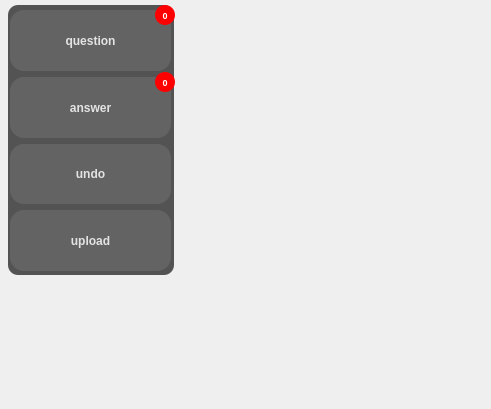
<?xml version="1.0" encoding="UTF-8"?>
<ui version="4.0">
 <class>Form</class>
 <widget class="QWidget" name="Form">
  <property name="geometry">
   <rect>
    <x>0</x>
    <y>0</y>
    <width>491</width>
    <height>409</height>
   </rect>
  </property>
  <property name="font">
   <font>
    <pointsize>3</pointsize>
   </font>
  </property>
  <property name="windowTitle">
   <string>Form</string>
  </property>
  <widget class="QLabel" name="label">
   <property name="geometry">
    <rect>
     <x>8</x>
     <y>5</y>
     <width>166</width>
     <height>270</height>
    </rect>
   </property>
   <property name="styleSheet">
    <string notr="true">background-color:rgb(83, 83, 83);
border-radius: 10%;
</string>
   </property>
   <property name="text">
    <string/>
   </property>
  </widget>
  <widget class="QWidget" name="verticalLayoutWidget">
   <property name="geometry">
    <rect>
     <x>10</x>
     <y>10</y>
     <width>161</width>
     <height>261</height>
    </rect>
   </property>
   <layout class="QVBoxLayout" name="verticalLayout">
    <item>
     <widget class="QPushButton" name="question_button">
      <property name="sizePolicy">
       <sizepolicy hsizetype="Minimum" vsizetype="Fixed">
        <horstretch>0</horstretch>
        <verstretch>0</verstretch>
       </sizepolicy>
      </property>
      <property name="maximumSize">
       <size>
        <width>10000</width>
        <height>30000</height>
       </size>
      </property>
      <property name="font">
       <font>
        <pointsize>9</pointsize>
        <weight>75</weight>
        <bold>true</bold>
       </font>
      </property>
      <property name="layoutDirection">
       <enum>Qt::LeftToRight</enum>
      </property>
      <property name="styleSheet">
       <string notr="true">QPushButton{
	background-color: rgb(99, 99, 99);
	color:rgba(255, 255, 255, 210);
	border-radius:14%;
}
QPushButton:hover{
	background-color: rgb(110,110,110);
}
QPushButton:pressed{
	background-color:rgba(80, 80, 80, 80);
}
QPushButton:disabled{
	background-color: rgb(210, 210, 210);
	color: rgbrgb(99, 99, 99);
}</string>
      </property>
      <property name="text">
       <string>question</string>
      </property>
     </widget>
    </item>
    <item>
     <widget class="QPushButton" name="answer_button">
      <property name="sizePolicy">
       <sizepolicy hsizetype="Minimum" vsizetype="Fixed">
        <horstretch>0</horstretch>
        <verstretch>0</verstretch>
       </sizepolicy>
      </property>
      <property name="maximumSize">
       <size>
        <width>10000</width>
        <height>3000</height>
       </size>
      </property>
      <property name="font">
       <font>
        <pointsize>9</pointsize>
        <weight>75</weight>
        <bold>true</bold>
       </font>
      </property>
      <property name="layoutDirection">
       <enum>Qt::LeftToRight</enum>
      </property>
      <property name="styleSheet">
       <string notr="true">QPushButton{
	background-color: rgb(99, 99, 99);
	color:rgba(255, 255, 255, 210);
	border-radius:14%;
}

QPushButton:hover{
	background-color: rgb(110,110,110);
}

QPushButton:pressed{
	background-color:rgba(80, 80, 80, 80);

}
QPushButton:disabled{
	background-color: rgb(210, 210, 210);
	color: rgbrgb(99, 99, 99);

}</string>
      </property>
      <property name="text">
       <string>answer</string>
      </property>
     </widget>
    </item>
    <item>
     <widget class="QPushButton" name="undo_button">
      <property name="sizePolicy">
       <sizepolicy hsizetype="Minimum" vsizetype="Fixed">
        <horstretch>0</horstretch>
        <verstretch>0</verstretch>
       </sizepolicy>
      </property>
      <property name="maximumSize">
       <size>
        <width>10000</width>
        <height>3000</height>
       </size>
      </property>
      <property name="font">
       <font>
        <pointsize>9</pointsize>
        <weight>75</weight>
        <bold>true</bold>
       </font>
      </property>
      <property name="layoutDirection">
       <enum>Qt::LeftToRight</enum>
      </property>
      <property name="styleSheet">
       <string notr="true">QPushButton{
	background-color: rgb(99, 99, 99);
	color:rgba(255, 255, 255, 210);
	border-radius:14%;
}

QPushButton:hover{
	background-color: rgb(110,110,110);
}

QPushButton:pressed{
	background-color:rgb(85, 170, 127);
}
</string>
      </property>
      <property name="text">
       <string>undo</string>
      </property>
     </widget>
    </item>
    <item>
     <widget class="QPushButton" name="toanky_button">
      <property name="sizePolicy">
       <sizepolicy hsizetype="Maximum" vsizetype="Maximum">
        <horstretch>0</horstretch>
        <verstretch>0</verstretch>
       </sizepolicy>
      </property>
      <property name="maximumSize">
       <size>
        <width>10000</width>
        <height>3000</height>
       </size>
      </property>
      <property name="font">
       <font>
        <pointsize>9</pointsize>
        <weight>75</weight>
        <bold>true</bold>
       </font>
      </property>
      <property name="layoutDirection">
       <enum>Qt::LeftToRight</enum>
      </property>
      <property name="styleSheet">
       <string notr="true">QPushButton{
	background-color: rgb(99, 99, 99);
	color:rgba(255, 255, 255, 210);
	border-radius:14%;
}

QPushButton:hover{
	background-color: rgb(110,110,110);
}

QPushButton:pressed{
	background-color:rgb(255, 176, 17);
}
</string>
      </property>
      <property name="text">
       <string>upload</string>
      </property>
     </widget>
    </item>
   </layout>
  </widget>
  <widget class="QLabel" name="answer_count_label">
   <property name="geometry">
    <rect>
     <x>155</x>
     <y>72</y>
     <width>20</width>
     <height>20</height>
    </rect>
   </property>
   <property name="sizePolicy">
    <sizepolicy hsizetype="Maximum" vsizetype="Maximum">
     <horstretch>0</horstretch>
     <verstretch>0</verstretch>
    </sizepolicy>
   </property>
   <property name="maximumSize">
    <size>
     <width>20</width>
     <height>20</height>
    </size>
   </property>
   <property name="font">
    <font>
     <pointsize>7</pointsize>
     <weight>75</weight>
     <bold>true</bold>
    </font>
   </property>
   <property name="styleSheet">
    <string notr="true">background-color: rgb(255, 0, 0);
border-radius:10px;
color: rgb(255, 255, 255);</string>
   </property>
   <property name="text">
    <string>0</string>
   </property>
   <property name="alignment">
    <set>Qt::AlignCenter</set>
   </property>
  </widget>
  <widget class="QLabel" name="question_count_label">
   <property name="geometry">
    <rect>
     <x>155</x>
     <y>5</y>
     <width>20</width>
     <height>20</height>
    </rect>
   </property>
   <property name="sizePolicy">
    <sizepolicy hsizetype="Maximum" vsizetype="Maximum">
     <horstretch>0</horstretch>
     <verstretch>0</verstretch>
    </sizepolicy>
   </property>
   <property name="maximumSize">
    <size>
     <width>40</width>
     <height>40</height>
    </size>
   </property>
   <property name="font">
    <font>
     <pointsize>7</pointsize>
     <weight>75</weight>
     <bold>true</bold>
    </font>
   </property>
   <property name="styleSheet">
    <string notr="true">background-color: rgb(255, 0, 0);
border-radius:10px;
color: rgb(255, 255, 255);</string>
   </property>
   <property name="text">
    <string>0</string>
   </property>
   <property name="alignment">
    <set>Qt::AlignCenter</set>
   </property>
  </widget>
 </widget>
 <resources/>
 <connections/>
</ui>
